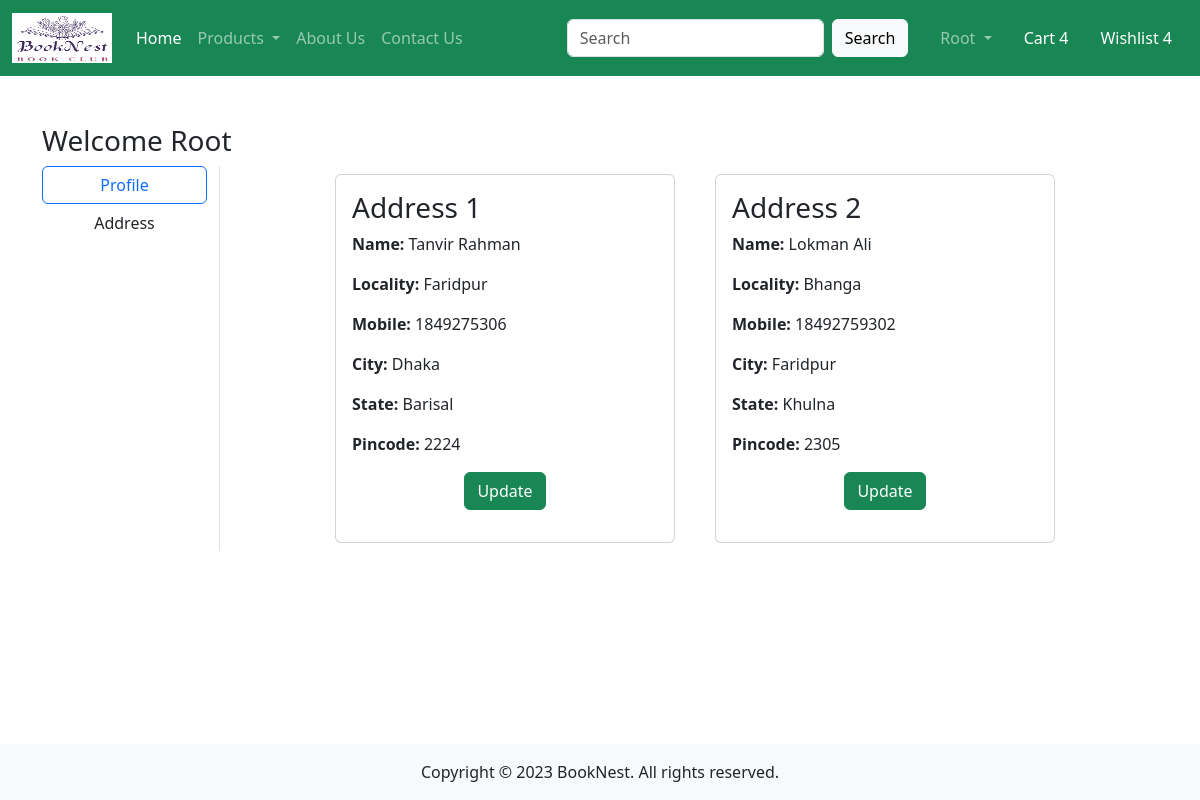
/address/ (signed in), run on an earlier commit of the app's database.
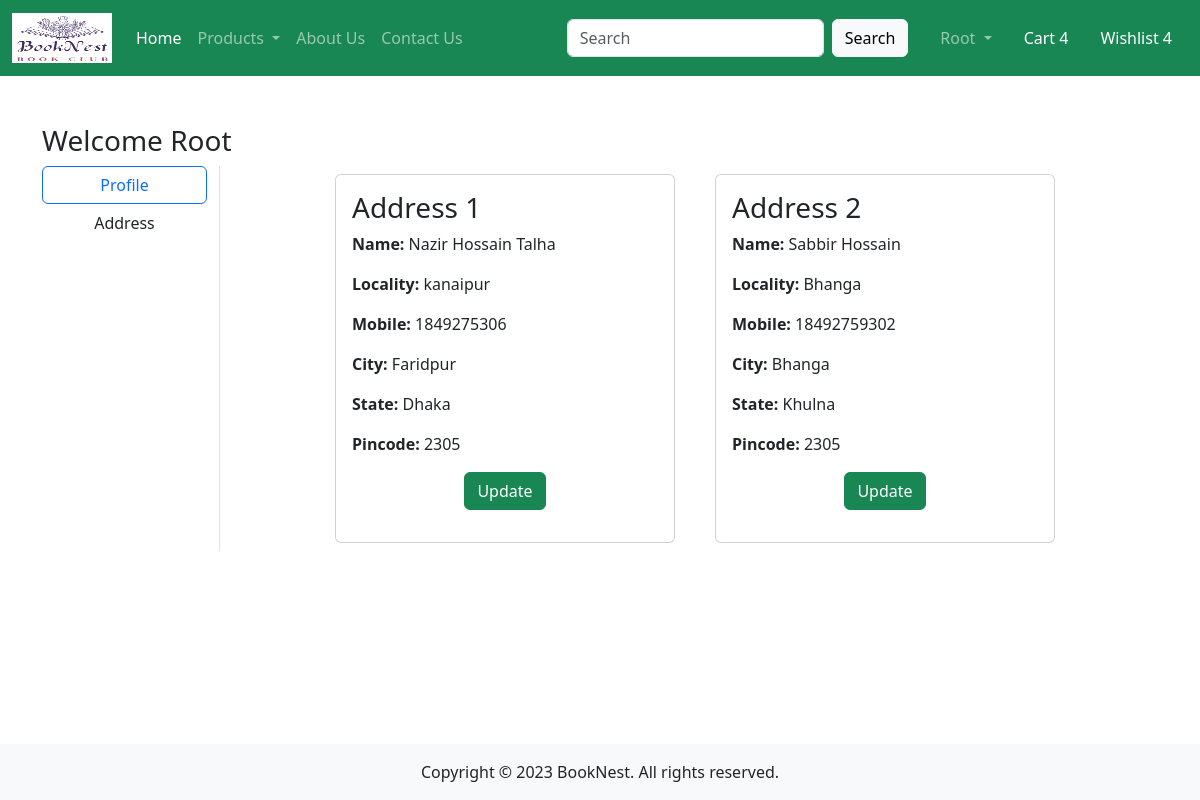
And on a later commit of the database.
### app/models.py (models this page shows, shortened)
class Customer(models.Model):
    user = models.ForeignKey(User, on_delete=models.CASCADE)
    name = models.CharField(max_length=200)
    locality = models.CharField(max_length=200)
    city = models.CharField(max_length=200)
    mobile = models.IntegerField(default=0)
    zipcode = models.IntegerField()
    state = models.CharField(choices=STATE_CHOICES, max_length=100)

### app/views.py (the view)
# urls.py: path('address/', views.address, name='address'),
def address(request):
    add = Customer.objects.filter(user=request.user)
    return render(request, 'app/address.html', locals())

### app/templates/app/address.html (shortened to what this page needs)
{% extends "app/base.html" %}
{% load static %}
{% block main-content %}
<div  class="container my-5">
    <div class="row">
        <h3>Welcome <span class="text-capitalize">{{ request.user }}</span></h3>
        <div class="col-sm-2 border-end">
            <ul class="list-unstyled">
                <li class="d-grid"><a href="{% url 'profile' %}" class="btn btn-outline-primary">Profile</a></li>
                <li class="d-grid"><a href="{% url 'address' %}" class="btn">Address</a></li>
            </ul>
        </div>
        <div class="col-sm-8 offset-sm-1">
            <div class="row">
                {% for ad in add %}
                <div class="col-sm-6">
                    <div class="card m-2">
                        <div class="card-body">
                            <h3>Address {{ forloop.counter }}</h3>
                            <p><strong>Name:</strong> {{ ad.name }}</p>
                            <p><strong>Locality:</strong> {{ ad.locality }}</p>
                            <p><strong>Mobile:</strong> {{ ad.mobile }}</p>
                            <p><strong>City:</strong> {{ ad.city }}</p>
                            <p><strong>State:</strong> {{ ad.state }}</p>
                            <p><strong>Pincode:</strong> {{ ad.zipcode }}</p>
                            <p class='text-center'>
                                <a href="{% url 'updateAddress' pk=ad.id%}" type="button" class="btn btn-success">Update</a></p>
                            </div>
                        </div>
                    </div>
                {% endfor %}
            </div>
        </div>
    </div>
</div>
{% endblock main-content %}

What changed in the data, as far as the page shows it:
changed Customer "Faridpur": name "Tanvir Rahman" → "Nazir Hossain Talha"; locality "Faridpur" → "kanaipur"; city "Dhaka" → "Faridpur"; state "Barisal" → "Dhaka"; zipcode "2224" → "2305"
changed Customer "Bhanga": name "Lokman Ali" → "Sabbir Hossain"; city "Faridpur" → "Bhanga"
